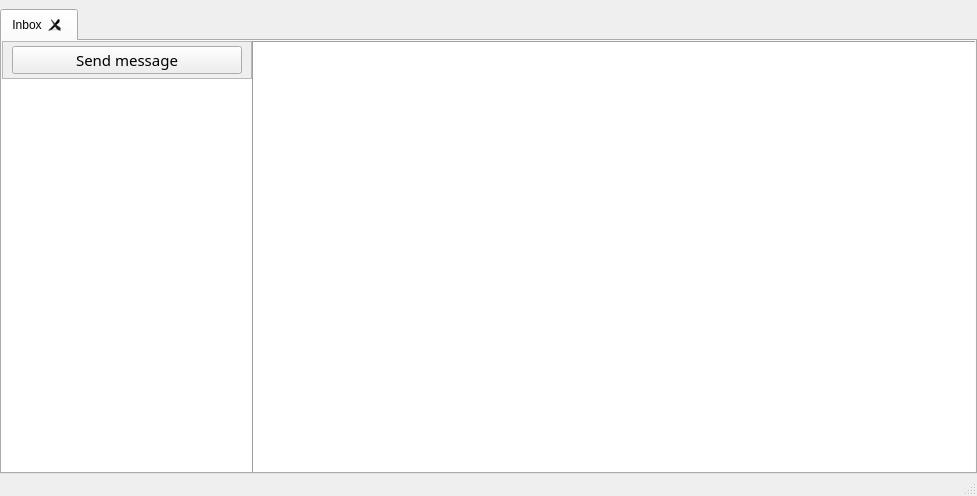
<?xml version="1.0" encoding="UTF-8"?>
<ui version="4.0">
 <class>MainWindow</class>
 <widget class="QMainWindow" name="MainWindow">
  <property name="geometry">
   <rect>
    <x>0</x>
    <y>0</y>
    <width>977</width>
    <height>496</height>
   </rect>
  </property>
  <property name="windowTitle">
   <string>MainWindow</string>
  </property>
  <property name="windowOpacity">
   <double>1.000000000000000</double>
  </property>
  <property name="styleSheet">
   <string notr="true"/>
  </property>
  <widget class="QWidget" name="centralwidget">
   <property name="sizePolicy">
    <sizepolicy hsizetype="Expanding" vsizetype="Expanding">
     <horstretch>0</horstretch>
     <verstretch>0</verstretch>
    </sizepolicy>
   </property>
   <layout class="QGridLayout" name="gridLayout">
    <property name="leftMargin">
     <number>0</number>
    </property>
    <property name="rightMargin">
     <number>0</number>
    </property>
    <property name="bottomMargin">
     <number>0</number>
    </property>
    <item row="2" column="0">
     <widget class="QTabWidget" name="tabWidget">
      <property name="enabled">
       <bool>true</bool>
      </property>
      <property name="acceptDrops">
       <bool>true</bool>
      </property>
      <property name="tabShape">
       <enum>QTabWidget::Rounded</enum>
      </property>
      <property name="currentIndex">
       <number>0</number>
      </property>
      <property name="elideMode">
       <enum>Qt::ElideNone</enum>
      </property>
      <property name="documentMode">
       <bool>false</bool>
      </property>
      <property name="tabsClosable">
       <bool>true</bool>
      </property>
      <property name="movable">
       <bool>true</bool>
      </property>
      <widget class="QWidget" name="tab">
       <property name="sizePolicy">
        <sizepolicy hsizetype="Expanding" vsizetype="Expanding">
         <horstretch>0</horstretch>
         <verstretch>0</verstretch>
        </sizepolicy>
       </property>
       <property name="acceptDrops">
        <bool>true</bool>
       </property>
       <attribute name="title">
        <string>Inbox</string>
       </attribute>
       <widget class="QTableView" name="tableView">
        <property name="geometry">
         <rect>
          <x>250</x>
          <y>0</y>
          <width>1000</width>
          <height>720</height>
         </rect>
        </property>
        <property name="sizePolicy">
         <sizepolicy hsizetype="Expanding" vsizetype="Expanding">
          <horstretch>0</horstretch>
          <verstretch>0</verstretch>
         </sizepolicy>
        </property>
        <property name="frameShape">
         <enum>QFrame::Box</enum>
        </property>
        <property name="verticalScrollBarPolicy">
         <enum>Qt::ScrollBarAlwaysOn</enum>
        </property>
        <property name="horizontalScrollBarPolicy">
         <enum>Qt::ScrollBarAsNeeded</enum>
        </property>
        <property name="sizeAdjustPolicy">
         <enum>QAbstractScrollArea::AdjustToContents</enum>
        </property>
        <property name="editTriggers">
         <set>QAbstractItemView::DoubleClicked|QAbstractItemView::SelectedClicked</set>
        </property>
        <property name="tabKeyNavigation">
         <bool>false</bool>
        </property>
        <property name="selectionMode">
         <enum>QAbstractItemView::SingleSelection</enum>
        </property>
        <property name="selectionBehavior">
         <enum>QAbstractItemView::SelectRows</enum>
        </property>
        <property name="gridStyle">
         <enum>Qt::SolidLine</enum>
        </property>
        <property name="sortingEnabled">
         <bool>true</bool>
        </property>
        <property name="cornerButtonEnabled">
         <bool>false</bool>
        </property>
        <attribute name="horizontalHeaderVisible">
         <bool>false</bool>
        </attribute>
        <attribute name="horizontalHeaderCascadingSectionResizes">
         <bool>true</bool>
        </attribute>
        <attribute name="horizontalHeaderDefaultSectionSize">
         <number>250</number>
        </attribute>
        <attribute name="verticalHeaderVisible">
         <bool>false</bool>
        </attribute>
       </widget>
       <widget class="QTreeView" name="treeView">
        <property name="geometry">
         <rect>
          <x>0</x>
          <y>38</y>
          <width>250</width>
          <height>781</height>
         </rect>
        </property>
        <property name="frameShape">
         <enum>QFrame::NoFrame</enum>
        </property>
       </widget>
       <widget class="QFrame" name="frame">
        <property name="geometry">
         <rect>
          <x>0</x>
          <y>0</y>
          <width>250</width>
          <height>38</height>
         </rect>
        </property>
        <property name="autoFillBackground">
         <bool>true</bool>
        </property>
        <property name="frameShape">
         <enum>QFrame::StyledPanel</enum>
        </property>
        <property name="frameShadow">
         <enum>QFrame::Raised</enum>
        </property>
        <widget class="QPushButton" name="MessageSendButton">
         <property name="geometry">
          <rect>
           <x>10</x>
           <y>5</y>
           <width>230</width>
           <height>28</height>
          </rect>
         </property>
         <property name="font">
          <font>
           <family>Calibri Light</family>
           <pointsize>11</pointsize>
          </font>
         </property>
         <property name="text">
          <string>Send message</string>
         </property>
         <property name="flat">
          <bool>false</bool>
         </property>
        </widget>
       </widget>
      </widget>
     </widget>
    </item>
   </layout>
  </widget>
  <widget class="QMenuBar" name="menubar">
   <property name="geometry">
    <rect>
     <x>0</x>
     <y>0</y>
     <width>977</width>
     <height>20</height>
    </rect>
   </property>
  </widget>
  <widget class="QStatusBar" name="statusbar"/>
 </widget>
 <resources/>
 <connections/>
</ui>
